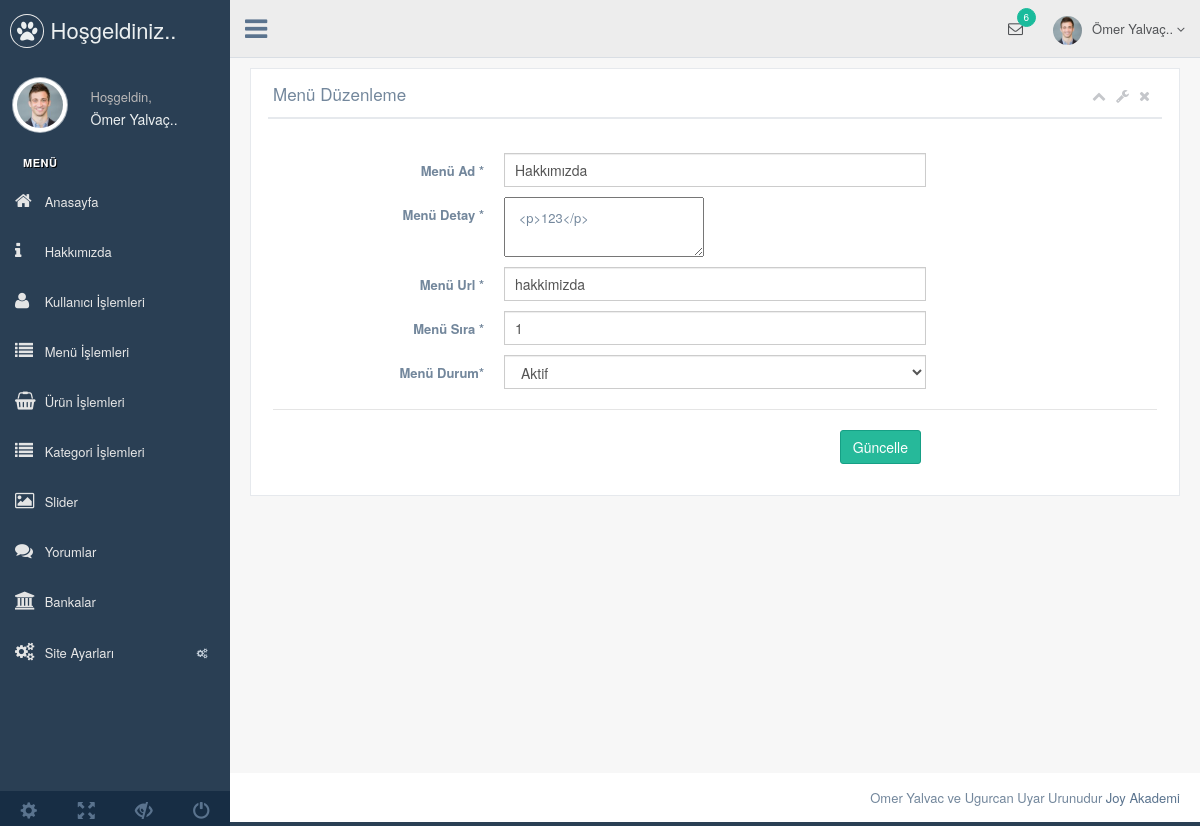
Page /admin/production/menu-duzenle.php?menu_id=3 (signed in) on the committed database.
### tables this page shows
CREATE TABLE `kullanici` (
  `kullanici_id` int(11) NOT NULL,
  `kullanici_zaman` datetime NOT NULL DEFAULT CURRENT_TIMESTAMP,
  `kullanici_resim` varchar(250) NOT NULL,
  `kullanici_tc` varchar(50) NOT NULL,
  `kullanici_ad` varchar(50) NOT NULL,
  `kullanici_mail` varchar(100) NOT NULL,
  `kullanici_gsm` varchar(50) NOT NULL,
  `kullanici_password` varchar(50) NOT NULL,
  `kullanici_adsoyad` varchar(50) NOT NULL,
  `kullanici_adres` varchar(250) NOT NULL,
  `kullanici_il` varchar(100) NOT NULL,
  `kullanici_ilce` varchar(100) NOT NULL,
  `kullanici_unvan` varchar(100) NOT NULL,
  `kullanici_yetki` varchar(50) NOT NULL,
  `kullanici_durum` int(1) NOT NULL DEFAULT '1'
);

CREATE TABLE `menu` (
  `menu_id` int(11) NOT NULL,
  `menu_ust` varchar(50) NOT NULL,
  `menu_ad` varchar(100) NOT NULL,
  `menu_detay` text NOT NULL,
  `menu_url` varchar(250) NOT NULL,
  `menu_sira` int(2) NOT NULL,
  `menu_durum` enum('0','1') NOT NULL,
  `menu_seourl` varchar(250) NOT NULL
);

### admin/production/menu-duzenle.php (the view, shortened to what this page needs)
<?php include 'header.php';
$menusor=$db->prepare("SELECT * FROM menu where menu_id=:id");
$menusor->execute(array(
  'id' => $_GET['menu_id']
));
$menucek=$menusor->fetch(PDO::FETCH_ASSOC);
?>
        <div class="right_col" role="main">
          <div class="">
            <div class="row">
              <div class="col-md-12 col-sm-12 col-xs-12">
                <div class="x_panel">
                  <div class="x_title">
                    <h2>Menü Düzenleme </h2>
                    <ul class="nav navbar-right panel_toolbox">
                      <li><a class="collapse-link"><i class="fa fa-chevron-up"></i></a>
                      </li>
                      <li class="dropdown">
                        <a href="#" class="dropdown-toggle" data-toggle="dropdown" role="button" aria-expanded="false"><i class="fa fa-wrench"></i></a>
                      </li>
                      <li><a class="close-link"><i class="fa fa-close"></i></a>
                      </li>
                    </ul>
                    <div class="clearfix"></div>
                  </div>
                  <div class="x_content">
                    <br />
                    <form action="../netting/islem.php" method="POST" id="demo-form2" data-parsley-validate class="form-horizontal form-label-left">
                      <div class="form-group">
                        <label class="control-label col-md-3 col-sm-3 col-xs-12" for="first-name">Menü Ad <span class="required">*</span>
                        </label>
                        <div class="col-md-6 col-sm-6 col-xs-12">
                          <input type="text" id="first-name" name="menu_ad" value="<?php echo $menucek['menu_ad'] ?>" required="required" class="form-control col-md-7 col-xs-12">
                        </div>
                      </div>
                      <div class="form-group">
                        <label class="control-label col-md-3 col-sm-3 col-xs-12" for="first-name"> Menü Detay <span class="required">*</span>
                        </label>
                        <div class="col-md-6 col-sm-6 col-xs-12">
                        <textarea class="ckeditor" id="editor1" name="menu_detay" > <?php echo $menucek['menu_detay'] ?></textarea>
                        </div>
                      </div>
                      <div class="form-group">
                        <label class="control-label col-md-3 col-sm-3 col-xs-12" for="first-name">Menü Url <span class="required">*</span>
                        </label>
                        <div class="col-md-6 col-sm-6 col-xs-12">
                          <input type="text" id="first-name" name="menu_url" value="<?php echo $menucek['menu_url'] ?>"  class="form-control col-md-7 col-xs-12">
                        </div>
                      </div>
                      <div class="form-group">
                        <label class="control-label col-md-3 col-sm-3 col-xs-12" for="first-name">Menü Sıra <span class="required">*</span>
                        </label>
                        <div class="col-md-6 col-sm-6 col-xs-12">
                          <input type="text" id="first-name" name="menu_sira" value="<?php echo $menucek['menu_sira'] ?>" required="required" class="form-control col-md-7 col-xs-12">
                        </div>
                      </div>
                      <div class="form-group">
                        <label class="control-label col-md-3 col-sm-3 col-xs-12" for="first-name">Menü Durum<span class="required">*</span>
                        </label>
                        <div class="col-md-6 col-sm-6 col-xs-12">
                         <select id="heard" class="form-control" name="menu_durum" required>
                        <option value="1" <?php echo $menucek['menu_durum']=='1' ? 'selected=""' : ''; ?>> Aktif </option>
                        </select>
                        </div>
                      </div>
                      <div class="ln_solid"></div>
                      <div class="form-group">
                        <div align=right class="col-md-6 col-sm-6 col-xs-12 col-md-offset-3">
                          <button type="submit" name="menuduzenle" class="btn btn-success">Güncelle</button>
                        </div>
                      </div>
                    </form>
                  </div>
                </div>
              </div>
            </div>
          </div>
        </div>
     <?php include 'footer.php';
     ?>

### admin/production/header.php (shortened to what this page needs)
<?php
include '../netting/baglam.php';
$kullanicisor=$db->prepare("SELECT * FROM kullanici where kullanici_mail=:mail");
$kullanicisor->execute(array(
  'mail' => $_SESSION['kullanici_mail']
));
$kullanicicek=$kullanicisor->fetch(PDO::FETCH_ASSOC);
?>
<!DOCTYPE html>
<html lang="en">
  <head>
    <link href="../vendors/bootstrap/dist/css/bootstrap.min.css" rel="stylesheet">
    <link href="../vendors/font-awesome/css/font-awesome.min.css" rel="stylesheet">
    <link href="../vendors/nprogress/nprogress.css" rel="stylesheet">
    <link href="../vendors/iCheck/skins/flat/green.css" rel="stylesheet">
    <link href="../vendors/datatables.net-bs/css/dataTables.bootstrap.min.css" rel="stylesheet">
    <link href="../vendors/datatables.net-buttons-bs/css/buttons.bootstrap.min.css" rel="stylesheet">
    <link href="../vendors/datatables.net-fixedheader-bs/css/fixedHeader.bootstrap.min.css" rel="stylesheet">
    <link href="../vendors/datatables.net-responsive-bs/css/responsive.bootstrap.min.css" rel="stylesheet">
    <link href="../vendors/datatables.net-scroller-bs/css/scroller.bootstrap.min.css" rel="stylesheet">
    <link href="../build/css/custom.min.css" rel="stylesheet">
  </head>
  <body class="nav-md">
    <div class="container body">
      <div class="main_container">
        <div class="col-md-3 left_col">
          <div class="left_col scroll-view">
            <div class="navbar nav_title" style="border: 0;">
              <a href="index.html" class="site_title"><i class="fa fa-paw"></i> <span>Hoşgeldiniz..</span></a>
            </div>
            <div class="profile clearfix">
              <div class="profile_pic">
                <img src="images/img.jpg" alt="..." class="img-circle profile_img">
              </div>
              <div class="profile_info">
                <span>Hoşgeldin,</span>
                <h2><?php echo $kullanicicek['kullanici_adsoyad']; ?></h2>
              </div>
            </div>
            <br />
            <div id="sidebar-menu" class="main_menu_side hidden-print main_menu">
              <div class="menu_section">
                <h3>Menü</h3>
                <ul class="nav side-menu">
                <li><a href="index.php"><i class="fa fa-home"></i> Anasayfa </a></li>
                <li><a href="hakkimizda.php"><i class="fa fa-info"></i> Hakkımızda </a></li>
                <li><a href="kullanici.php"><i class="fa fa-user"></i> Kullanıcı İşlemleri </a></li>
                <li><a href="menu.php"><i class="fa fa-list"></i> Menü İşlemleri </a></li>
                <li><a href="urun.php"><i class="fa fa-shopping-basket"></i> Ürün İşlemleri </a></li>
                <li><a href="kategori.php"><i class="fa fa-list"></i> Kategori İşlemleri </a></li>
                <li><a href="slider.php"><i class="fa fa-image"></i> Slider </a></li>
                <li><a href="yorum.php"><i class="fa fa-comments"></i> Yorumlar </a></li>
                <li><a href="banka.php"><i class="fa fa-bank"></i> Bankalar </a></li>
                  <li><a><i class="fa fa-cogs"></i> Site Ayarları <span class="fa fa-cogs"></span></a>
                  </li>
                </ul>
              </div>
            </div>
            <div class="sidebar-footer hidden-small">
              <a data-toggle="tooltip" data-placement="top" title="Settings">
                <span class="glyphicon glyphicon-cog" aria-hidden="true"></span>
              </a>
              <a data-toggle="tooltip" data-placement="top" title="FullScreen">
                <span class="glyphicon glyphicon-fullscreen" aria-hidden="true"></span>
              </a>
              <a data-toggle="tooltip" data-placement="top" title="Lock">
                <span class="glyphicon glyphicon-eye-close" aria-hidden="true"></span>
              </a>
              <a data-toggle="tooltip" data-placement="top" title="Logout">
                <span class="glyphicon glyphicon-off" aria-hidden="true"></span>
              </a>
            </div>
          </div>
        </div>
        <div class="top_nav">
          <div class="nav_menu">
            <nav>
              <div class="nav toggle">
                <a id="menu_toggle"><i class="fa fa-bars"></i></a>
              </div>
              <ul class="nav navbar-nav navbar-right">
                <li class="">
                  <a href="javascript:;" class="user-profile dropdown-toggle" data-toggle="dropdown" aria-expanded="false">
                    <img src="images/img.jpg" alt=""><?php echo $kullanicicek['kullanici_adsoyad']; ?>
                    <span class=" fa fa-angle-down"></span>
                  </a>
                </li>
                <li role="presentation" class="dropdown">
                  <a href="javascript:;" class="dropdown-toggle info-number" data-toggle="dropdown" aria-expanded="false">
                    <i class="fa fa-envelope-o"></i>
                    <span class="badge bg-green">6</span>
                  </a>
                </li>
              </ul>
            </nav>
          </div>
        </div>

### rows in the picture
kullanici: kullanici_adsoyad "Ömer Yalvaç.."
menu: menu_ad "Hakkımızda", menu_detay "<p>123</p>", menu_url "hakkimizda", menu_sira "1", menu_durum "Aktif"
